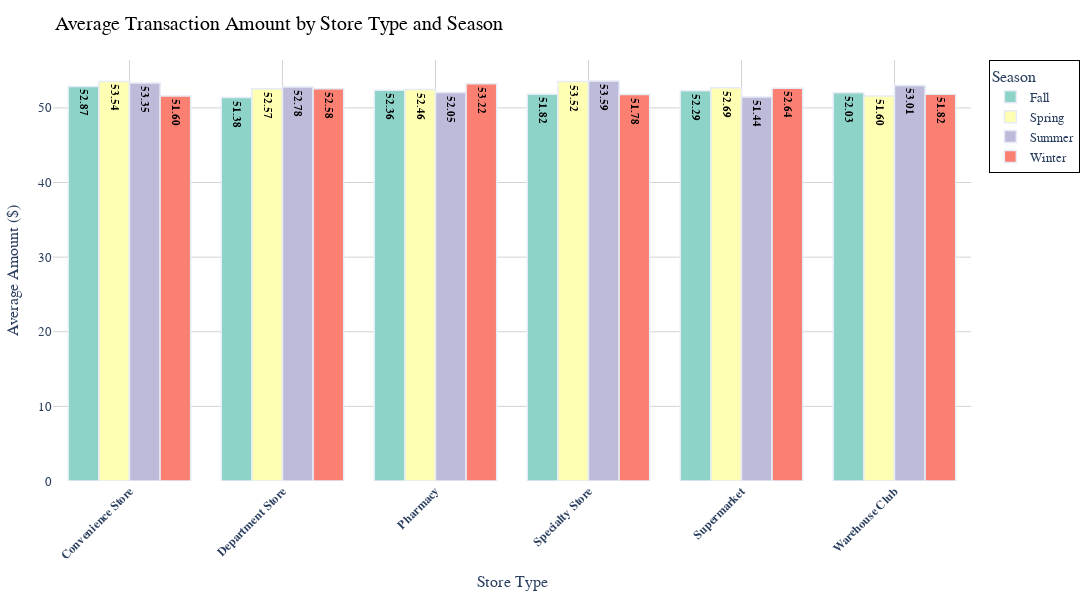

Notebook source saved alongside this figure:
### Code cell
import plotly.express as px

# Create the bar plot
fig = px.bar(
    df_aggregated,
    x='Store_Type',
    y='Amount($)',
    color='Season',
    title='Average Transaction Amount by Store Type and Season',
    labels={'Amount($)': 'Average Amount ($)', 'Store_Type': 'Store Type'},
    barmode='group',
    color_discrete_sequence=px.colors.qualitative.Set3  # Professional color palette (Set1)
)

# Customize layout to follow the exact theme
fig.update_layout(
    title_font=dict(size=20, family='Arial', color='black'),
    font=dict(size=13, family='Arial'),
    height=600,
    width=1300,
    plot_bgcolor='white',  # Set white background for the plot
    paper_bgcolor='white',  # White paper background
    margin=dict(t=60, b=100, l=50, r=50),  # Adjusted margins for better spacing
    showlegend=True,
    legend=dict(
        title='Season',
        font=dict(size=13, family='Arial'),
        bordercolor='black',
        borderwidth=1,
        bgcolor='rgba(255, 255, 255, 0.7)',  # Semi-transparent background for the legend
    ),
    xaxis=dict(
        title='Store Type',
        tickangle=-45,  # Rotate x-axis labels for readability
        tickfont=dict(size=12, family='Arial', weight='bold'),
        showgrid=True,  # Show gridlines for better readability
        gridcolor='lightgray',  # Light gray gridlines
    ),
    yaxis=dict(
        title='Average Amount ($)',
        showgrid=True,  # Show gridlines for better readability
        gridcolor='lightgray',  # Light gray gridlines
    )
)

# Enhance text visibility and bar appearance
fig.update_traces(
    texttemplate='%{y:.2f}',  # Format to show values inside bars
    textposition='inside',  # Place values inside bars for visibility
    marker_line_width=1.5,  # Add borders around the bars for definition
    textfont=dict(size=11, color='black', family='Arial', weight='bold')  # Text styling
)

# Show the plot
fig.show()

### Figure 1 — Plotly figure (JSON) as saved in the notebook; plotly's stock layout.template omitted (floating-point values rounded to 4 significant figures)
{"data": [{"alignmentgroup": "True", "hovertemplate": "Season=Fall<br>Store Type=%{x}<br>Average Amount ($)=%{y}<extra></extra>", "legendgroup": "Fall", "marker": {"color": "rgb(141,211,199)", "line": {"width": 1.5}, "pattern": {"shape": ""}}, "name": "Fall", "offsetgroup": "Fall", "orientation": "v", "showlegend": true, "textfont": {"color": "black", "family": "Arial", "size": 11, "weight": "bold"}, "textposition": "inside", "texttemplate": "%{y:.2f}", "type": "bar", "x": ["Convenience Store", "Department Store", "Pharmacy", "Specialty Store", "Supermarket", "Warehouse Club"], "xaxis": "x", "y": [52.87, 51.38, 52.36, 51.82, 52.29, 52.03], "yaxis": "y"}, {"alignmentgroup": "True", "hovertemplate": "Season=Spring<br>Store Type=%{x}<br>Average Amount ($)=%{y}<extra></extra>", "legendgroup": "Spring", "marker": {"color": "rgb(255,255,179)", "line": {"width": 1.5}, "pattern": {"shape": ""}}, "name": "Spring", "offsetgroup": "Spring", "orientation": "v", "showlegend": true, "textfont": {"color": "black", "family": "Arial", "size": 11, "weight": "bold"}, "textposition": "inside", "texttemplate": "%{y:.2f}", "type": "bar", "x": ["Convenience Store", "Department Store", "Pharmacy", "Specialty Store", "Supermarket", "Warehouse Club"], "xaxis": "x", "y": [53.54, 52.57, 52.46, 53.52, 52.69, 51.6], "yaxis": "y"}, {"alignmentgroup": "True", "hovertemplate": "Season=Summer<br>Store Type=%{x}<br>Average Amount ($)=%{y}<extra></extra>", "legendgroup": "Summer", "marker": {"color": "rgb(190,186,218)", "line": {"width": 1.5}, "pattern": {"shape": ""}}, "name": "Summer", "offsetgroup": "Summer", "orientation": "v", "showlegend": true, "textfont": {"color": "black", "family": "Arial", "size": 11, "weight": "bold"}, "textposition": "inside", "texttemplate": "%{y:.2f}", "type": "bar", "x": ["Convenience Store", "Department Store", "Pharmacy", "Specialty Store", "Supermarket", "Warehouse Club"], "xaxis": "x", "y": [53.35, 52.78, 52.05, 53.59, 51.44, 53.01], "yaxis": "y"}, {"alignmentgroup": "True", "hovertemplate": "Season=Winter<br>Store Type=%{x}<br>Average Amount ($)=%{y}<extra></extra>", "legendgroup": "Winter", "marker": {"color": "rgb(251,128,114)", "line": {"width": 1.5}, "pattern": {"shape": ""}}, "name": "Winter", "offsetgroup": "Winter", "orientation": "v", "showlegend": true, "textfont": {"color": "black", "family": "Arial", "size": 11, "weight": "bold"}, "textposition": "inside", "texttemplate": "%{y:.2f}", "type": "bar", "x": ["Convenience Store", "Department Store", "Pharmacy", "Specialty Store", "Supermarket", "Warehouse Club"], "xaxis": "x", "y": [51.6, 52.58, 53.22, 51.78, 52.64, 51.82], "yaxis": "y"}], "layout": {"barmode": "group", "font": {"family": "Arial", "size": 13}, "height": 600, "legend": {"bgcolor": "rgba(255, 255, 255, 0.7)", "bordercolor": "black", "borderwidth": 1, "font": {"family": "Arial", "size": 13}, "title": {"text": "Season"}, "tracegroupgap": 0}, "margin": {"b": 100, "l": 50, "r": 50, "t": 60}, "paper_bgcolor": "white", "plot_bgcolor": "white", "showlegend": true, "title": {"font": {"color": "black", "family": "Arial", "size": 20}, "text": "Average Transaction Amount by Store Type and Season"}, "width": 1300, "xaxis": {"anchor": "y", "domain": [0, 1], "gridcolor": "lightgray", "showgrid": true, "tickangle": -45, "tickfont": {"family": "Arial", "size": 12, "weight": "bold"}, "title": {"text": "Store Type"}}, "yaxis": {"anchor": "x", "domain": [0, 1], "gridcolor": "lightgray", "showgrid": true, "title": {"text": "Average Amount ($)"}}}}
